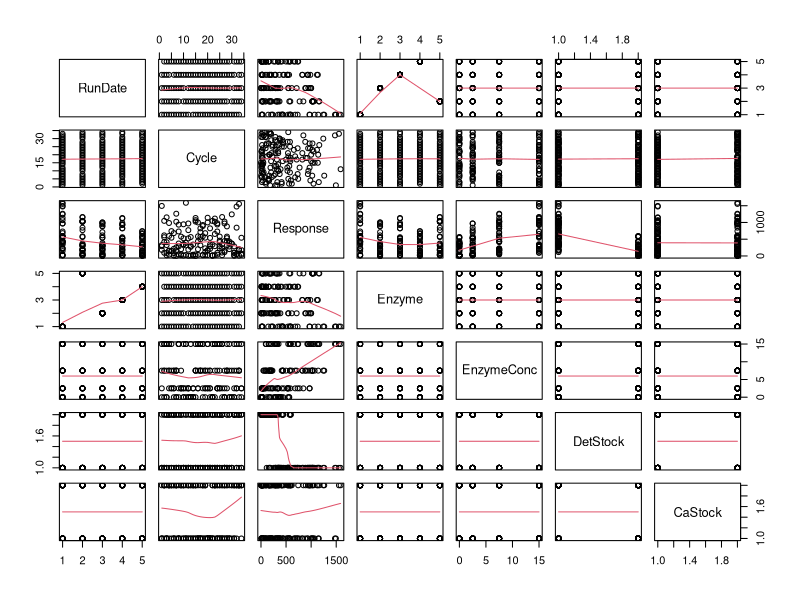
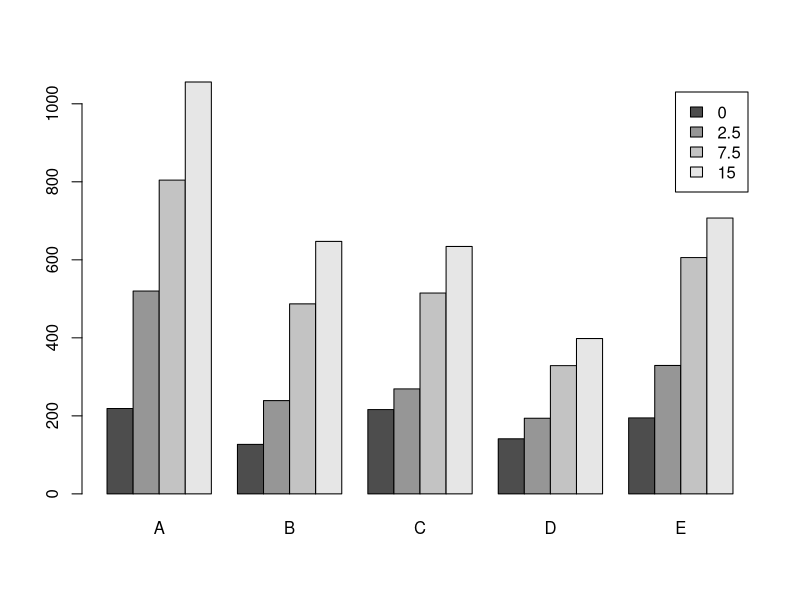
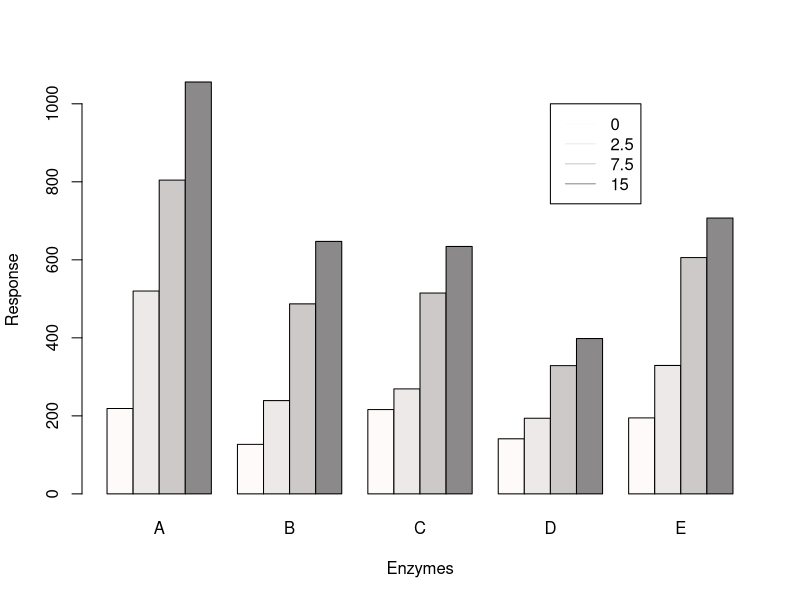
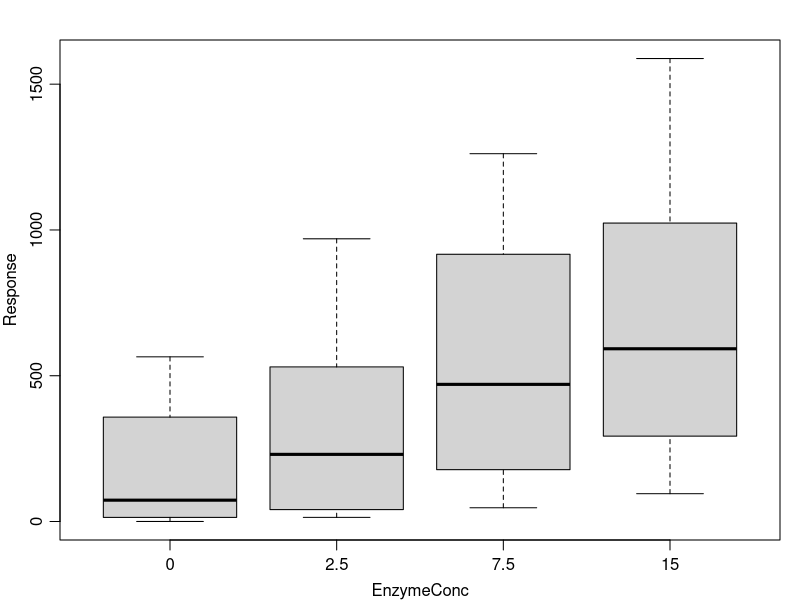
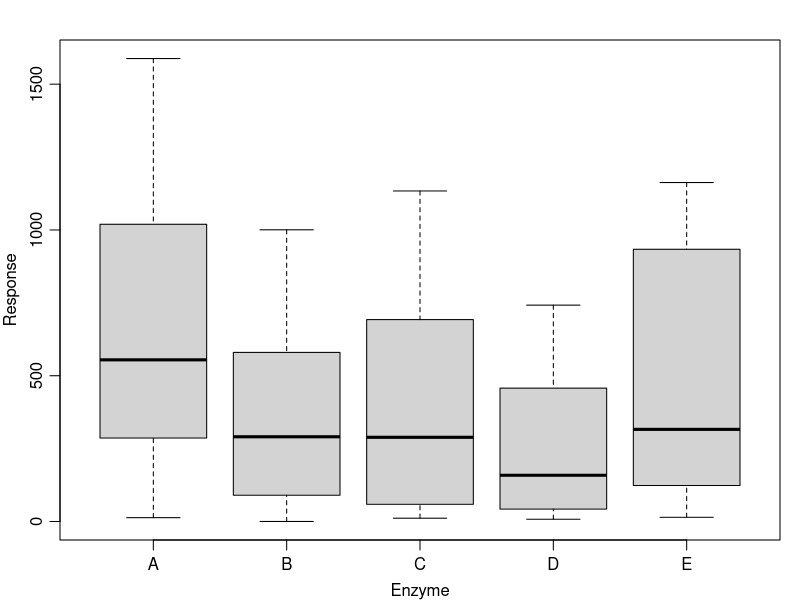
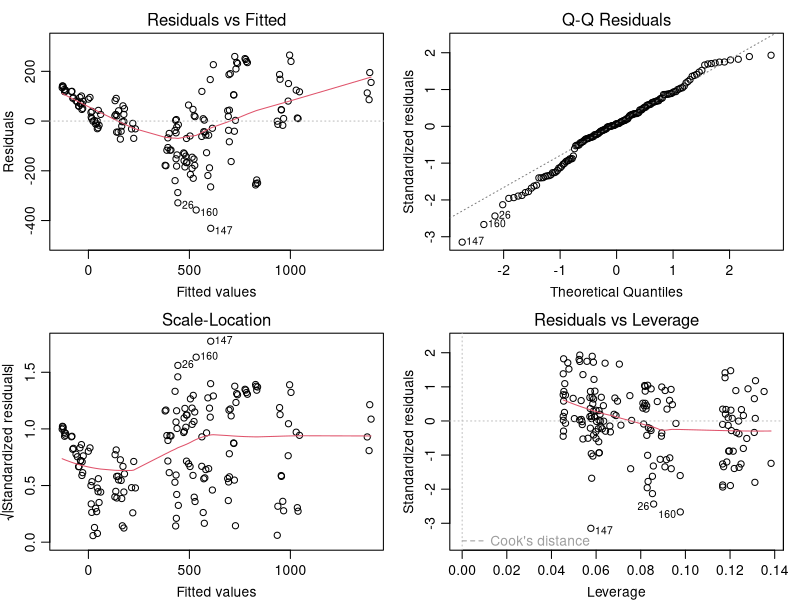

R code for these plots, in order: (Note: this script raises an error after producing the figures.)
det <- read.table("SPR.txt",header=TRUE, colClasses = c("factor", "numeric", "numeric", "factor", "numeric", "factor", "factor"))
det$RunDate <- factor(det$RunDate,
                      labels = c("25/11/2008","27/11/2008", "3/12/2008", "5/12/2008", "8/12/2008"))

plot(det, panel=panel.smooth)
summary(det)
barplot(tapply(det$Response,list(det$EnzymeConc, det$Enzyme),mean),beside=TRUE, 
        legend = c("0", "2.5", "7.5", "15"))

barplot(tapply(det$Response,list(det$EnzymeConc, det$Enzyme),mean),beside=TRUE, xlab="Enzymes", ylab="Response", col=c("snow1", "snow2", "snow3", "snow4") )
legend(18, 1000, col=c("snow1", "snow2", "snow3", "snow4"),legend =  c("0", "2.5", "7.5", "15"), lty = 1)



lwd = par(mfrow=c(1,1),mar=c(3,3,2,1),mgp=c(2,0.7,0))
boxplot(Response ~ EnzymeConc,det)
boxplot(Response ~ Enzyme, det)


par(mfrow=c(2,2))
lm1 <- lm(Response ~ RunDate+Cycle+Enzyme*EnzymeConc+DetStock+CaStock, det)
summary(lm1)
plot(lm1)
anova(lm1)
lm2 <- step(lm1)
summary(lm2)
anova(lm2)
drop1(lm2, test="F")
qqPlot(lm4)
lmt <- lm(Response ~ Enzyme * EnzymeConc, det)
library(MASS)
par(mfrow=c(1,1))
boxcox(lm1, data=det)
boxcox(lm1, lambda = seq(-0.5, 1, length.out = 20), data=det)
det$concpow <- det$EnzymeConc^0.4

plot(det$concpow, det$Rpower)

det$logR <- log(det$Response)
lm3<- step(lm(logR ~ RunDate+Cycle+Enzyme*EnzymeConc*DetStock*CaStock, det, subset = -14))
par(mfrow=c(2,2))
plot(lm3, col=as.numeric(as.factor(det$EnzymeConc[-14])))
summary(lm3)
anova(lm3)
AIC(lm3)
drop1(lm3, test="F")
coef(lm3)

det$Rpower <- det$Response^0.4
lm4<- step(lm(Rpower ~ RunDate+Cycle+Enzyme*concpow+DetStock+CaStock, det, subset = -147))
par(mfrow=c(2,2))
plot(lm4, col=as.numeric(as.factor(det$EnzymeConc[-147])))
summary(lm4)
anova(lm4)
AIC(lm4)
AIC(lm3)
drop1(lm4, test="F")
summary(lm5<-update(lm4,.~.-CaStock))
drop1(lm5, test="F")
summary(lm6<-update(lm5,.~.-DetStock:CaStock))
anova(lm6)
anova(lm1)


anova(lm3, lm5)
AIC(lm3)
AIC(lm5)

plot(det$EnzymeConc, exp(det$logR), col=as.numeric(det$EnzymeA), pch=19)
interaction.plot(det$EnzymeConc, det$Enzyme, det$Rpow, ylim = c(0,1500))

# One style
# Calculating 95% confidence intervals:
pred.d<-expand.grid(Enzyme=levels(det$Enzyme), concpow=seq(0,3, 0.2), DetStock="Det0", CaStock="Ca0")
pred<-predict(lm4,pred.d,int="c")^(5/2) # Predictions on original scale
# Plotting
par(mfrow=c(1,2))
matplot(c(0,15),range(pred),type="n",ylim=c(0,2000), ylab="Response", xlab="Concentration", main="Det0")
matlines((0:15), cbind(matrix(pred[,1],nrow=16,byrow=TRUE),matrix(pred[,2],nrow=16,byrow=TRUE),matrix(pred[,3],nrow=16,byrow=TRUE)),col=2:6,lty=rep(c(1,2,2),each=5),lwd=1)
legend("topleft",legend=levels(det$Enzyme),lty=1,col=2:6)

pred.d<-expand.grid(Enzyme=levels(det$Enzyme),concpow=seq(0,3,0.2),DetStock="Det+", CaStock="Ca0")
pred<- predict(lm4,pred.d,int="c")^(5/2) # Predictions on original scale
matplot(c(0,15),range(pred),type="n",ylim=c(0,2000), ylab="Response", xlab="Concentration", main="Det+")
matlines(0:15, cbind(matrix(pred[,1],nrow=16,byrow=TRUE),matrix(pred[,2],nrow=16,byrow=TRUE),matrix(pred[,3],nrow=16,byrow=TRUE)),col=2:6,lty=rep(c(1,2,2),each=5),lwd=1)
legend("topleft",legend=levels(det$Enzyme),lty=1,col=2:6)

